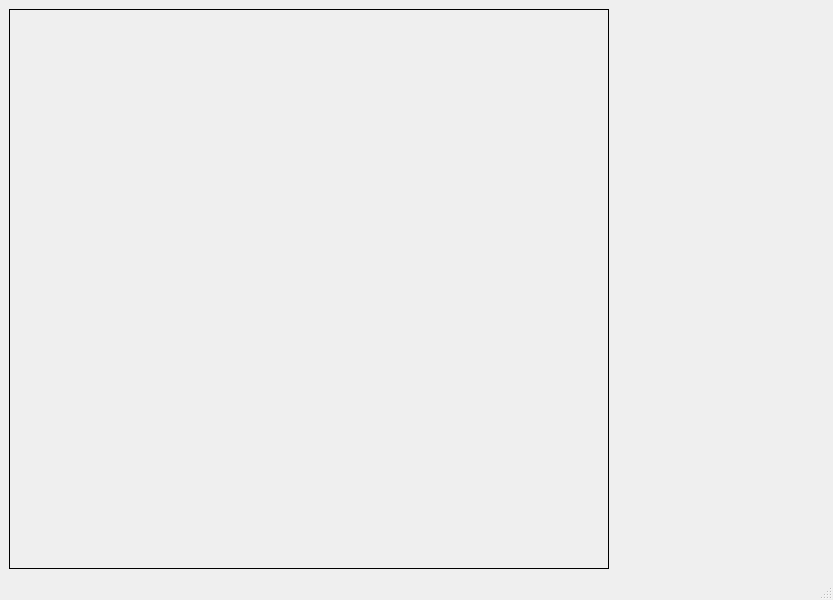
<?xml version="1.0" encoding="UTF-8"?>
<ui version="4.0">
 <class>MainWindow</class>
 <widget class="QMainWindow" name="MainWindow">
  <property name="geometry">
   <rect>
    <x>0</x>
    <y>0</y>
    <width>833</width>
    <height>600</height>
   </rect>
  </property>
  <property name="windowTitle">
   <string>Ördekleri Yakala</string>
  </property>
  <widget class="QWidget" name="centralwidget">
   <layout class="QGridLayout" name="gridLayout">
    <item row="0" column="0">
     <widget class="QLabel" name="anaEkran">
      <property name="minimumSize">
       <size>
        <width>600</width>
        <height>0</height>
       </size>
      </property>
      <property name="frameShape">
       <enum>QFrame::Box</enum>
      </property>
      <property name="text">
       <string/>
      </property>
     </widget>
    </item>
    <item row="0" column="1">
     <spacer name="horizontalSpacer">
      <property name="orientation">
       <enum>Qt::Horizontal</enum>
      </property>
      <property name="sizeType">
       <enum>QSizePolicy::Fixed</enum>
      </property>
      <property name="sizeHint" stdset="0">
       <size>
        <width>0</width>
        <height>20</height>
       </size>
      </property>
     </spacer>
    </item>
    <item row="0" column="2">
     <widget class="QLabel" name="bilgi">
      <property name="enabled">
       <bool>true</bool>
      </property>
      <property name="sizePolicy">
       <sizepolicy hsizetype="Preferred" vsizetype="Preferred">
        <horstretch>0</horstretch>
        <verstretch>0</verstretch>
       </sizepolicy>
      </property>
      <property name="minimumSize">
       <size>
        <width>200</width>
        <height>0</height>
       </size>
      </property>
      <property name="maximumSize">
       <size>
        <width>300</width>
        <height>16777215</height>
       </size>
      </property>
      <property name="frameShape">
       <enum>QFrame::NoFrame</enum>
      </property>
      <property name="text">
       <string/>
      </property>
     </widget>
    </item>
   </layout>
  </widget>
  <widget class="QMenuBar" name="menubar">
   <property name="geometry">
    <rect>
     <x>0</x>
     <y>0</y>
     <width>833</width>
     <height>20</height>
    </rect>
   </property>
  </widget>
  <widget class="QStatusBar" name="statusbar"/>
 </widget>
 <resources/>
 <connections/>
</ui>
